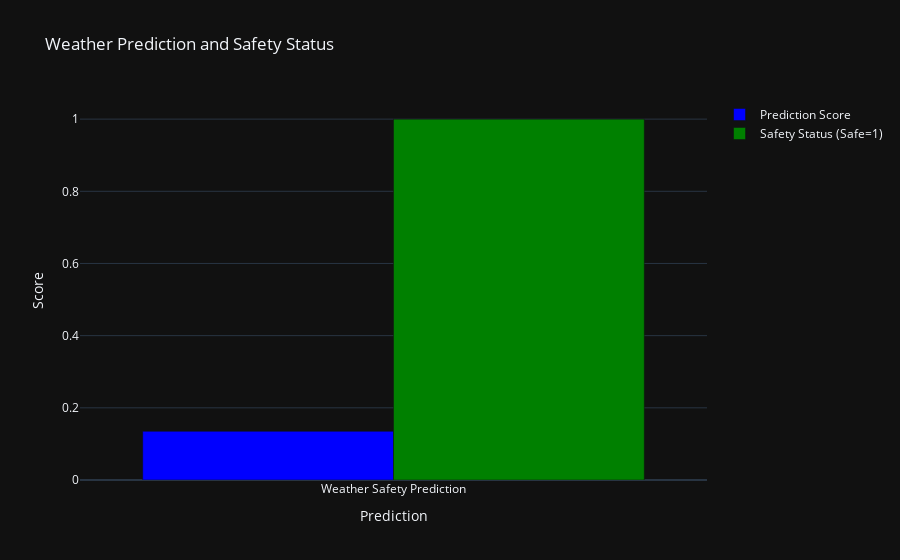

Notebook code cell kept with this figure:
### Code cell
import numpy as np
from keras.models import load_model
from sklearn.preprocessing import MinMaxScaler
import plotly.graph_objects as go

def predict_weather(wind_u10, temperature_t2m, precipitation_tp):
    # Load the pre-trained model
    model = load_model('weather_prediction_lstm.keras')

    # Define the scaler used for training the model (dummy scaling)
    scaler = MinMaxScaler(feature_range=(0, 1))

    # Convert inputs
    inputs = np.array([wind_u10, temperature_t2m, precipitation_tp]).reshape(1, 1, -1)

    # Pad to match model's expected input shape (5 timesteps, 11 features)
    padded_inputs = np.pad(inputs, ((0, 0), (0, 4), (0, 8)), mode='constant')

    # Scale
    inputs_scaled = scaler.fit_transform(padded_inputs.reshape(-1, 1)).reshape(padded_inputs.shape)

    # Predict
    predictions = model.predict(inputs_scaled)
    print(f"Predictions shape: {predictions.shape}")
    print(f"Predictions: {predictions}")

    # Flatten predictions
    prediction = predictions.flatten()[0]

    # Classify prediction
    def classify_prediction(prediction):
        # You can design your own thresholds here
        if prediction < 0.3:
            status = 'Safe'
        elif 0.3 <= prediction < 0.7:
            status = 'Not Safe'
        else:
            status = 'Danger'
        return status

    status = classify_prediction(prediction)

    # Print the result
    print(f"Predicted Safety Status: {status}")

    # Display the predictions graphically
    fig = go.Figure()

    fig.add_trace(go.Bar(
        x=["Weather Safety Prediction"],
        y=[prediction],
        name='Prediction Score',
        marker_color='blue'
    ))

    fig.add_trace(go.Bar(
        x=["Weather Safety Prediction"],
        y=[1 if status == 'Safe' else 0],
        name='Safety Status (Safe=1)',
        marker_color='green'
    ))

    fig.update_layout(
        title="Weather Prediction and Safety Status",
        xaxis_title="Prediction",
        yaxis_title="Score",
        barmode="group",
        template="plotly_dark"
    )

    fig.show()

# Example usage
predict_weather(3.0, 29.0, 2.0)

### Figure 1 — Plotly figure (JSON) as saved in the notebook; plotly's stock layout.template omitted (floating-point values rounded to 4 significant figures)
{"data": [{"marker": {"color": "blue"}, "name": "Prediction Score", "type": "bar", "visible": true, "x": ["Weather Safety Prediction"], "y": [0.1349]}, {"marker": {"color": "green"}, "name": "Safety Status (Safe=1)", "type": "bar", "visible": true, "x": ["Weather Safety Prediction"], "y": [1]}], "layout": {"autosize": true, "barmode": "group", "dragmode": "select", "title": {"text": "Weather Prediction and Safety Status"}, "xaxis": {"autorange": true, "range": [-0.5, 0.5], "title": {"text": "Prediction"}, "type": "category"}, "yaxis": {"autorange": false, "range": [0, 1.053], "title": {"text": "Score"}, "type": "linear"}}}
